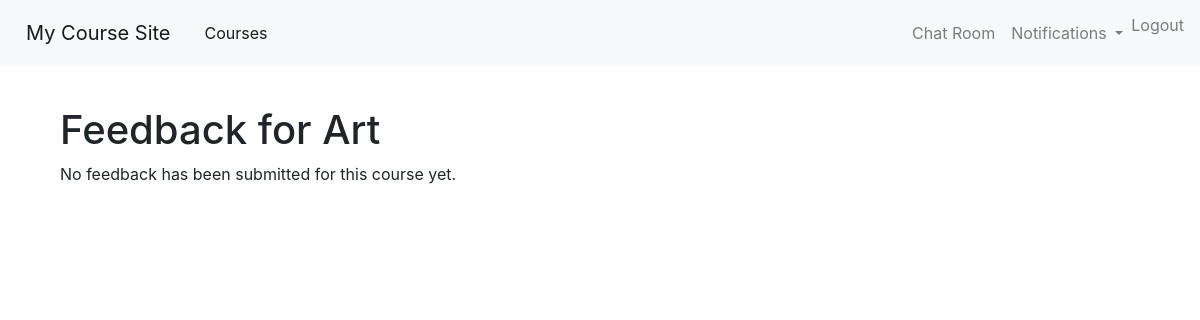
The app's page /Feedback/course/5/feedback/ (signed in), older data.
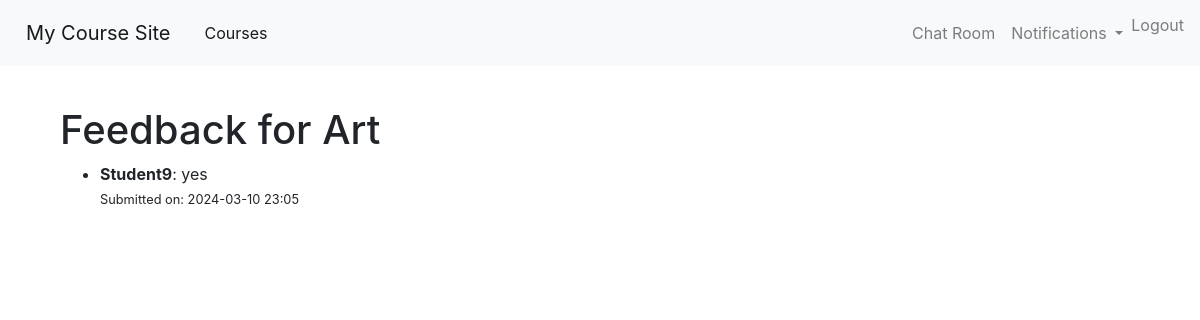
The same page, newer data.
### Feedback/models.py (models this page shows, shortened)
class Feedback(models.Model):
    course = models.ForeignKey(Course, related_name='feedback', on_delete=models.CASCADE)
    user = models.ForeignKey(settings.AUTH_USER_MODEL, related_name='feedback', on_delete=models.CASCADE)
    content = models.TextField()
    created_at = models.DateTimeField(auto_now_add=True)

### users/models.py (models this page shows)
class customUser(AbstractUser):
    real_name = models.CharField(max_length=100, blank=True, null=True)
    photo = models.ImageField(upload_to='user_photos/', blank=True, null=True)
    is_teacher = models.BooleanField(default=False)
    is_student = models.BooleanField(default=False)
    is_blocked = models.BooleanField(default=False)
    objects = CustomUserManager()

### Feedback/views.py (the view)
# urls.py: path('course/<int:course_id>/feedback/', views.feedback_list, name='feedback_list'),
@login_required
def feedback_list(request, course_id):
    course = get_object_or_404(Course, id=course_id)
    feedbacks = Feedback.objects.filter(course=course)
    return render(request, 'feedback/feedback_list.html', {'feedbacks': feedbacks, 'course': course})

### Notifications/context_processors.py (called while the page is built)
def notifications(request):
    if request.user.is_authenticated:
        return {
            'notifications': Notification.objects.filter(recipient=request.user, is_read=False)
        }
    else:
        return {}

### Feedback/templates/feedback/feedback_list.html
{% extends 'base.html' %}
{% block content %}
<div class="container">
    <h1>Feedback for {{ course.title }}</h1>
    {% if feedbacks %}
        <ul>
            {% for feedback in feedbacks %}
                <li>
                    <strong>{{ feedback.user.username }}</strong>: {{ feedback.content }}
                    <br>
                    <small>Submitted on: {{ feedback.created_at|date:"Y-m-d H:i" }}</small>
                </li>
            {% endfor %}
        </ul>
    {% else %}
        <p>No feedback has been submitted for this course yet.</p>
    {% endif %}
</div>
{% endblock %}

Row changes from the older to the newer data that the page shows:
added Feedback: user.username "Student9", content "yes", created_at "2024-03-10 23:05"
Text that changed along with them:
text no longer shown: "No feedback has been submitted for this course yet."
